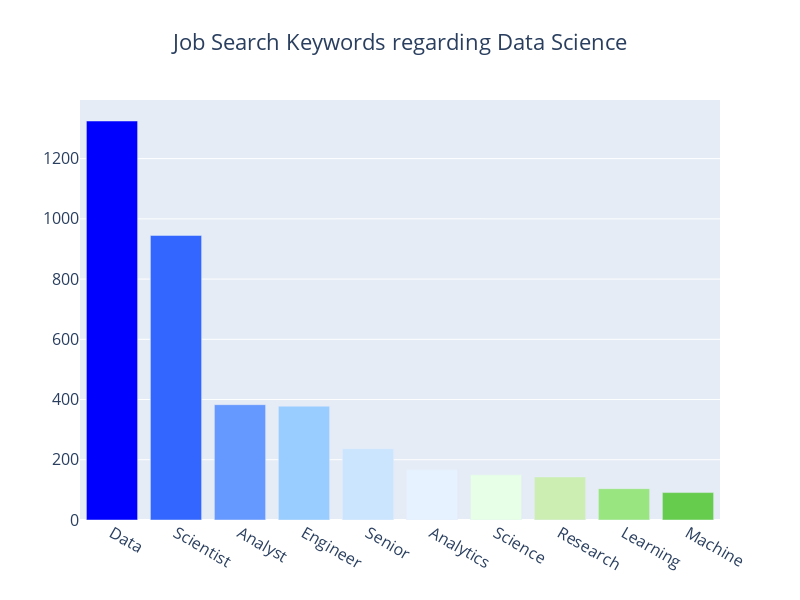

Notebook source saved alongside this figure:
### Code cell
colors = [
    '#0000FF',  # Blue
    '#3366FF',
    '#6699FF',
    '#99CCFF',
    '#CCE5FF',
    '#E6F2FF',
    '#E6FFE6',
    '#CCEEB3',
    '#99E580',
    '#66CC4D',
    '#33B319',
    '#009900',  # Green
]

def plotlyplot(df,number,title):
    fig = go.Figure()
    fig.add_trace(go.Bar(x = df[df.columns[0]][:number], y = df[df.columns[1]][:number], marker_color = colors))

    fig.update_layout(font_size = 16, height = 600, width = 800, title = title, title_x = 0.5)

    fig.show()

plotlyplot(keywords, 10, "Job Search Keywords regarding Data Science")

### Figure 1 — Plotly figure (JSON) as saved in the notebook; plotly's stock layout.template omitted (floating-point values rounded to 4 significant figures)
{"data": [{"marker": {"color": ["#0000FF", "#3366FF", "#6699FF", "#99CCFF", "#CCE5FF", "#E6F2FF", "#E6FFE6", "#CCEEB3", "#99E580", "#66CC4D", "#33B319", "#009900"]}, "type": "bar", "x": ["Data", "Scientist", "Analyst", "Engineer", "Senior", "Analytics", "Science", "Research", "Learning", "Machine"], "y": [1325, 945, 383, 378, 237, 167, 150, 143, 104, 91]}], "layout": {"font": {"size": 16}, "height": 600, "title": {"text": "Job Search Keywords regarding Data Science", "x": 0.5}, "width": 800, "xaxis": {"autorange": true, "range": [-0.5, 9.5], "type": "category"}, "yaxis": {"autorange": true, "range": [0, 1395.0], "type": "linear"}}}
